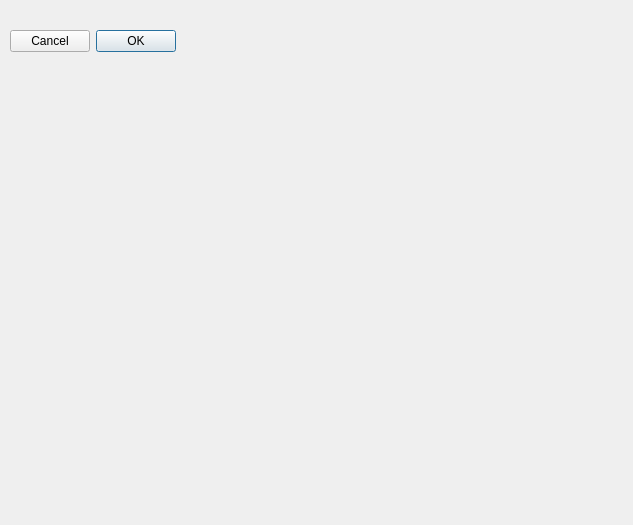
<?xml version="1.0" encoding="UTF-8"?>
<ui version="4.0">
 <class>Ui::SoapOptions</class>
 <widget class="QDialog" name="Ui::SoapOptions">
  <property name="geometry">
   <rect>
    <x>0</x>
    <y>0</y>
    <width>633</width>
    <height>525</height>
   </rect>
  </property>
  <property name="windowTitle">
   <string>Dialog</string>
  </property>
  <widget class="QWidget" name="layoutWidget">
   <property name="geometry">
    <rect>
     <x>10</x>
     <y>30</y>
     <width>591</width>
     <height>25</height>
    </rect>
   </property>
   <layout class="QHBoxLayout" name="horizontalLayout" stretch="1,0">
    <property name="sizeConstraint">
     <enum>QLayout::SetMaximumSize</enum>
    </property>
    <item>
     <widget class="QPushButton" name="bCancel">
      <property name="sizePolicy">
       <sizepolicy hsizetype="Fixed" vsizetype="Fixed">
        <horstretch>0</horstretch>
        <verstretch>0</verstretch>
       </sizepolicy>
      </property>
      <property name="text">
       <string>Cancel</string>
      </property>
     </widget>
    </item>
    <item>
     <widget class="QPushButton" name="bAccept">
      <property name="sizePolicy">
       <sizepolicy hsizetype="Fixed" vsizetype="Fixed">
        <horstretch>1</horstretch>
        <verstretch>0</verstretch>
       </sizepolicy>
      </property>
      <property name="text">
       <string>OK</string>
      </property>
      <property name="autoDefault">
       <bool>false</bool>
      </property>
      <property name="default">
       <bool>true</bool>
      </property>
     </widget>
    </item>
   </layout>
  </widget>
 </widget>
 <resources/>
 <connections/>
</ui>
